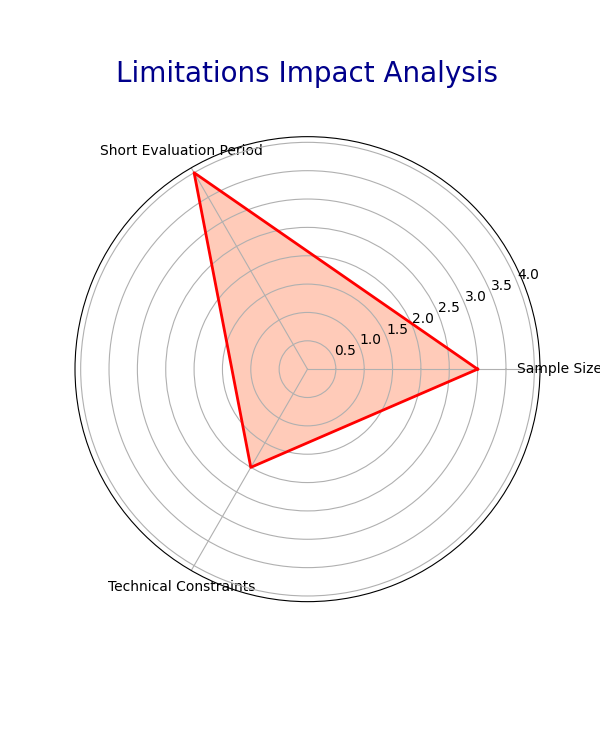

Write the Python code that produced this figure.
import numpy as np
import matplotlib.pyplot as plt
from math import pi

# Data for the radar chart
labels = ['Sample Size', 'Short Evaluation Period', 'Technical Constraints']
values = [3, 4, 2]  # Scale from 1 (least impact) to 5 (most impact)

# Number of variables
num_vars = len(labels)

# Create the angle values for each axis
angles = np.linspace(0, 2 * np.pi, num_vars, endpoint=False).tolist()

# The radar chart requires the values to be repeated for a closed loop
values += values[:1]
angles += angles[:1]

# Plot radar chart
fig, ax = plt.subplots(figsize=(6, 6), subplot_kw=dict(polar=True))
ax.fill(angles, values, color='coral', alpha=0.4)
ax.plot(angles, values, color='red', linewidth=2)

# Set labels for each axis
ax.set_xticks(angles[:-1])
ax.set_xticklabels(labels)

# Set the title of the chart
plt.title('Limitations Impact Analysis', size=20, color='darkblue', y=1.1)

plt.show()
